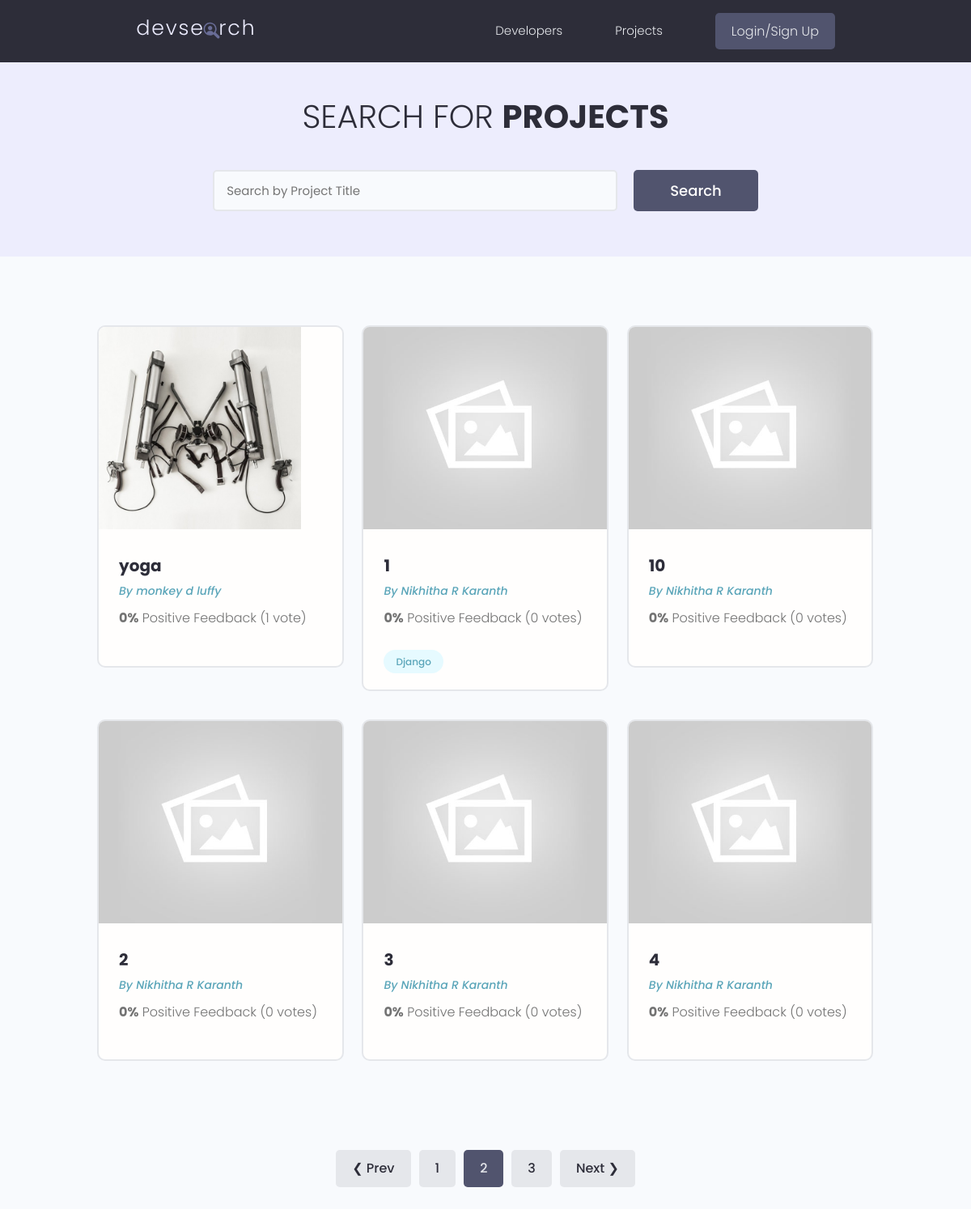
Page /projects/?page=2 on the earlier database version.
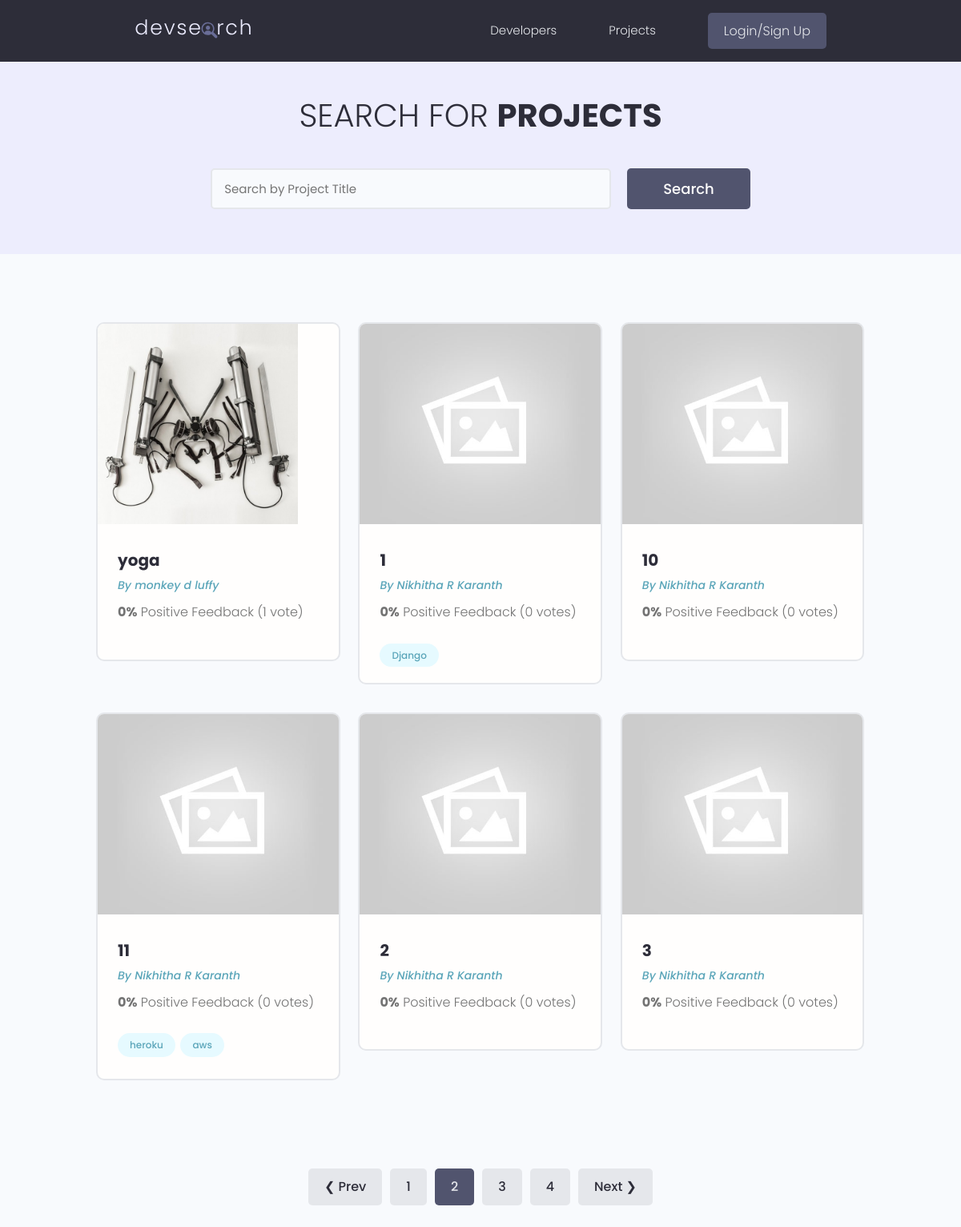
Same page on the later database version.
### projects/models.py (models this page shows, shortened)
class Project(models.Model):
    owner=models.ForeignKey(Profile,null=True,blank=True,on_delete=models.CASCADE)
    title=models.CharField(max_length=200)
    description=models.TextField(null=True,blank=True)
    featured_image=models.ImageField(null=True,blank=True,default="default.jpg")
    demo_link=models.CharField(max_length=2000,null=True,blank=True)
    source_link=models.CharField(max_length=2000,null=True,blank=True)
    tags=models.ManyToManyField('Tag',blank=True)
    vote_total=models.IntegerField(default=0,null=True,blank=True)
    vote_ratio=models.IntegerField(default=0,null=True,blank=True)
    created_at=models.DateTimeField(auto_now_add=True)
    id=models.UUIDField(default=uuid.uuid4,unique=True,primary_key=True,editable=False)    # django has default id generation for each instance created in a model, here we are overriding the id
    class Meta:
        ordering=['-vote_ratio','-vote_total','title']

class Tag(models.Model):
    name=models.CharField(max_length=200)
    created_at=models.DateTimeField(auto_now_add=True)
    id=models.UUIDField(default=uuid.uuid4,unique=True,primary_key=True,editable=False)
    def __str__(self):
        return self.name

### users/models.py (models this page shows, shortened)
class Profile(models.Model):
    user=models.OneToOneField(User, on_delete=models.CASCADE,null=True,blank=True)
    name=models.CharField(max_length=200,null=True,blank=True)
    email=models.EmailField(max_length=500,blank=True,null=True)
    username=models.CharField(max_length=200,null=True,blank=True)
    location=models.CharField(max_length=200,null=True,blank=True)
    short_intro=models.CharField(max_length=200,null=True,blank=True)
    bio=models.TextField(null=True,blank=True)
    profile_image=models.ImageField(null=True,blank=True,upload_to='profiles',default='profiles/user-default.png')
    social_github=models.CharField(max_length=200,null=True,blank=True)
    social_twitter=models.CharField(max_length=200,null=True,blank=True)
    social_linkedin=models.CharField(max_length=200,null=True,blank=True)
    social_youtube=models.CharField(max_length=200,null=True,blank=True)
    social_website=models.CharField(max_length=200,null=True,blank=True)
    created_at=models.DateTimeField(auto_now_add=True)
    id=models.UUIDField(default=uuid.uuid4,unique=True,primary_key=True,editable=False)

### projects/views.py (the view)
# urls.py: path('projects',views.getProjects),
def projects(request):
    projects, search_query = searchProjects(request)
    custom_range,projects=paginateProjects(request,projects,6)
    context={'projects':projects,'search_query':search_query,'custom_range':custom_range}
    return render(request,'projects/projects.html',context)

### projects/utils.py (called while the page is built)
def paginateProjects(request,projects,results):
    page=request.GET.get('page')
    paginator=Paginator(projects,results)
    try:
        projects=paginator.page(page)
    except PageNotAnInteger:
        page=1
        projects=paginator.page(page)
    except EmptyPage:
        page=paginator.num_pages    # if user goes out of index
        projects=paginator.page(page)
    leftIndex = (int(page)-4)
    if leftIndex < 1:
        leftIndex = 1
    rightIndex = (int(page) + 5)
    if rightIndex > paginator.num_pages:
        rightIndex = paginator.num_pages + 1
    custom_range=range(leftIndex,rightIndex)
    return custom_range,projects

def searchProjects(request):
    search_query = ''
    if request.GET.get('search_query'):
        search_query = request.GET.get('search_query')
    tags = Tag.objects.filter(name__icontains=search_query)
    projects = Project.objects.distinct().filter(
        Q(title__icontains=search_query) |
        Q(description__icontains=search_query) |
        Q(owner__name__icontains=search_query) |
        Q(tags__in=tags)
    )
    return projects, search_query

### projects/templates/projects/projects.html (shortened to what this page needs)
{% extends 'main.html' %}
{% block content %}
<main class="projects">
    <section class="hero-section text-center">
      <div class="container container--narrow">
        <div class="hero-section__box">
          <h2>Search for <span>Projects</span></h2>
        </div>
        <div class="hero-section__search">
          <form id='searchForm' class="form" action="{% url 'projects' %}" method="get">
            <div class="form__field">
              <input class="input input--text" id="formInput#search" type="text" name="search_query"
                value="{{search_query}}" placeholder="Search by Project Title" />
            </div>
            <input class="btn btn--sub btn--lg" type="submit" value="Search" />
          </form>
        </div>
      </div>
    </section>
    <section class="projectsList">
      <div class="container">
        <div class="grid grid--three">
        {% for project in projects %}
          <div class="column">
            <div class="card project">
              <a href="{% url 'projects' project.id %}" class="project">
                <img class="project__thumbnail" src="{{project.featured_image.url }}" alt="project thumbnail" />
                <div class="card__body">
                  <h3 class="project__title">{{project.title}}</h3>
                  {% if project.owner %}
                  <p><a class="project__author" href="{% url 'user-profile' project.owner.id %}">By {{project.owner.name}}</a></p>
                  {% else %}
                  <p>Owner information not available.</p>
                  {% endif %}
                  <p class="project--rating">
                    <span style="font-weight: bold;">{{project.vote_ratio}}%</span> Positive
                    Feedback ({{project.vote_total}} vote{{project.vote_total|pluralize:"s"}})
                  </p>
                  <div class="project__tags">
                    {% for tag in project.tags.all %}
                    <span class="tag tag--pill tag--main">
                      <small>{{tag}}</small>
                    </span>
                    {% endfor %}
                  </div>
                </div>
              </a>
            </div>
          </div>
          {% endfor %}
            </div>
          </div>
    </section>
{% include 'pagination.html' with queryset=projects custom_range=custom_range %}
  </main>
{% endblock content %}

### templates/main.html (shortened to what this page needs)
<!DOCTYPE html>
{% load static %}
<html>
<head>
    <link rel="stylesheet" href="https://cdn.iconmonstr.com/1.3.0/css/iconmonstr-iconic-font.min.css" />
    <link rel="stylesheet" href="{% static 'uikit/styles/uikit.css' %}" />
    <link rel="stylesheet" href="{% static 'styles/app.css' %}" />
</head>
<body>
    {% include 'navbar.html' %}
    {% block content %}
    {% endblock content %}
</body>
</html>

### templates/navbar.html (shortened to what this page needs)
{% load static %}
<header class="header">
    <div class="container container--narrow">
      <a href="{% url 'profiles' %}" class="header__logo">
        <img src="{% static 'images/logo.svg' %}" alt="DevSearch Logo" />
      </a>
      <nav class="header__nav">
        <ul class="header__menu">
          <li class="header__menuItem"><a href="{% url 'profiles' %}">Developers</a></li>
          <li class="header__menuItem"><a href="{% url 'projects' %}">Projects</a></li>
          {% if request.user.is_authenticated %}
          <li class="header__menuItem"><a href="{% url 'inbox' %}">Inbox</a></li>
          <li class="header__menuItem"><a href="{% url 'account' %}">Account</a></li>
          <li class="header__menuItem"><a href="{% url 'logout' %}" class="btn btn--sub">Logout</a></li>
          {% else %}
          <li class="header__menuItem"><a href="{% url 'login' %}" class="btn btn--sub">Login/Sign Up</a></li>
          {% endif %}
        </ul>
      </nav>
    </div>
  </header>

### templates/pagination.html
{% if queryset.has_other_pages %}
<div class="pagination">
  <ul class="container">
    {% if queryset.has_previous %}
    <li><a href="?page={{queryset.previous_page_number}}" class="btn page-link" data-page="{{queryset.previous_page_number}}">&#10094; Prev</a></li>
    {% endif %}
    {% for page in custom_range %}
      {% if page == queryset.number %}
      <li><a href="?page={{page}}" class="btn page-link btn--sub" data-page="{{page}}"</a>{{page}}</a></li>
      {% else %}
      <li><a href="?page={{page}}" class="btn page-link" data-page="{{page}}">{{page}}</a></li>
      {% endif %}
    {% endfor %}
    {% if queryset.has_next %}
    <li><a href="?page={{queryset.next_page_number}}" class="btn page-link" data-page="{{queryset.next_page_number}}">Next &#10095;</a></li>
    {% endif %}
  </ul>
</div>
{% endif %}

### static/styles/app.css (style rules this page uses)
:root { --color-sub: #2d2d39; }
.btn--sub { background-color: var(--color-sub-light); }
.card { border: 2px solid var(--color-light); }
img { width: 100%; }
.header { position: sticky; z-index: 111; background-color: var(--color-sub); padding: 1.5rem 0; }
.header > .container { display: flex; justify-content: space-between; align-items: center; }
.header__logo > img { height: 3.8rem; }
.header__nav > ul { display: inline-flex; align-items: center; list-style: none; gap: 6.5rem; }
.header__menuItem > a { color: var(--color-light); font-weight: 300; }
.hero-section { height: 40vh; display: flex; align-items: center; background-color: var(--color-sub); }
.hero-section__box { margin-bottom: 4rem; }
.hero-section__box > h2, .hero-section__box > h2 > span { font-size: 4rem; color: var(--color-light); line-height: 1.3; text-transform: uppercase; }
.hero-section__box > h2 { font-weight: 300; }
.hero-section__box > h2 > span { font-weight: 700; }
.hero-section__search > .form { display: flex; align-items: center; justify-content: center; gap: 2rem; }
.hero-section__search > .form input.input--text { width: 50rem; }
.pagination { margin-top: 8rem; margin-bottom: 10rem; }
.pagination > ul { flex-wrap: wrap; list-style: none; display: flex; align-items: center; justify-content: center; gap: 1rem; }
.pagination .btn { color: var(--color-sub); }
.pagination .btn.btn--sub { color: var(--color-light); }
.project__author { font-size: 1.4rem; font-style: italic; }
.project--rating { margin-bottom: 1.6em; margin-top: .5em; }
.projects > .hero-section { background: var(--color-sub-lighter); height: 30vh; }
.projects .hero-section__box { margin-bottom: 2.5rem; }
.projects .hero-section__box > h2 { color: var(--color-sub); }
.projects .hero-section__box > h2 > span { font-weight: 700; color: var(--color-sub); }
.projectsList { margin-top: 8rem; }
.project__thumbnail { height: 25rem; object-fit: cover; object-position: top center; }
.project__title { font-size: 2rem; font-weight: 700; color: var(--color-sub); }

### static/uikit/styles/modules/_variables.css (style rules this page uses)
:root { --color-main: #5aa5b9; --color-main-light: #e6faff; --color-sub: #3f4156; --color-sub-light: #51546e; --color-sub-lighter: #ededfd; --color-text: #737373; --color-gray: #8b8b8b; --color-light: #e5e7eb; --color-light-gray: #767676; --color-bg: #f8fafd; --color-white: #fffefd; --color-white-light: #f3f3f3; --color-success: #359e64; --color-success-bg: #def8e8; --color-error: #fc4b0b; --color-error-bg: #fff2ee; --font-base: 'Poppins', arial, helvetica, 'Segoe UI', roboto, ubuntu, sans-serif; --font-monospace: 'Fira Code', 'Courier New', courier, monospace; --font-regular: 300; --font-medium: 500; --font-bold: 700; --generic-shadow: 1px 1px 5px #00000010; --generic-transition: all 0.3s ease-in-out; }

### static/uikit/styles/modules/_base.css (style rules this page uses)
* { margin: 0; padding: 0; box-sizing: border-box; text-rendering: optimizeLegibility; color: inherit; font-size: inherit; }
html { font-size: 50%; }
@media only screen and (min-width: 480px) { html { font-size: 56.25%; } }
@media only screen and (min-width: 1200px) { html { font-size: 62.5%; } }
body { line-height: 1.6; font-weight: 400; font-size: 1.5rem; color: var(--color-text); background-color: var(--color-bg); min-height: 100vh; }

### static/uikit/styles/modules/_typography.css (style rules this page uses)
* { font-family: var(--font-base); }
h2 { font-size: 3.6rem; font-weight: var(--font-bold); }
h3 { font-size: 3.2rem; font-weight: var(--font-medium); }
p, span, strong { font-size: 1.6rem; color: var(--color-text); font-weight: var(--font-regular); }
a { padding-bottom: 2px; text-decoration: none; display: inline-block; color: var(--color-main); font-weight: var(--font-medium); }

### static/uikit/styles/modules/_utilities.css (style rules this page uses)
.container { width: 92%; max-width: 165rem; margin: 0 auto; box-sizing: border-box; }
.container--narrow { width: 92%; max-width: 120rem; }
@media screen and (min-width: 1000px) { .container { width: 90%; } }
@media screen and (min-width: 1000px) { .container--narrow { width: 85%; } }
@media screen and (min-width: 1200px) { .container { width: 80%; } }
@media screen and (min-width: 1200px) { .container--narrow { width: 72%; } }
.text-center { text-align: center; }

### static/uikit/styles/modules/_card.css (style rules this page uses)
.card { border-radius: 1rem; background-color: var(--color-white); border: 1.5px solid var(--color-light); width: auto; height: auto; margin-top: 0.5rem; margin-bottom: 0.5rem; overflow: hidden; }
.card__body, .card__header { padding: 2rem 2.5rem; }

Differences in the rows shown:
no longer on this page (row unchanged): Project: featured_image (placeholder picture), title "4", owner.name "Nikhitha R Karanth", vote_ratio "0", vote_total "0"
added Project: featured_image (placeholder picture), title "11", owner.name "Nikhitha R Karanth", vote_ratio "0", vote_total "0"
added Tag: name "heroku", shown under "11"
added Tag: name "aws", shown under "11"
Other differences:
new list line: "4"
